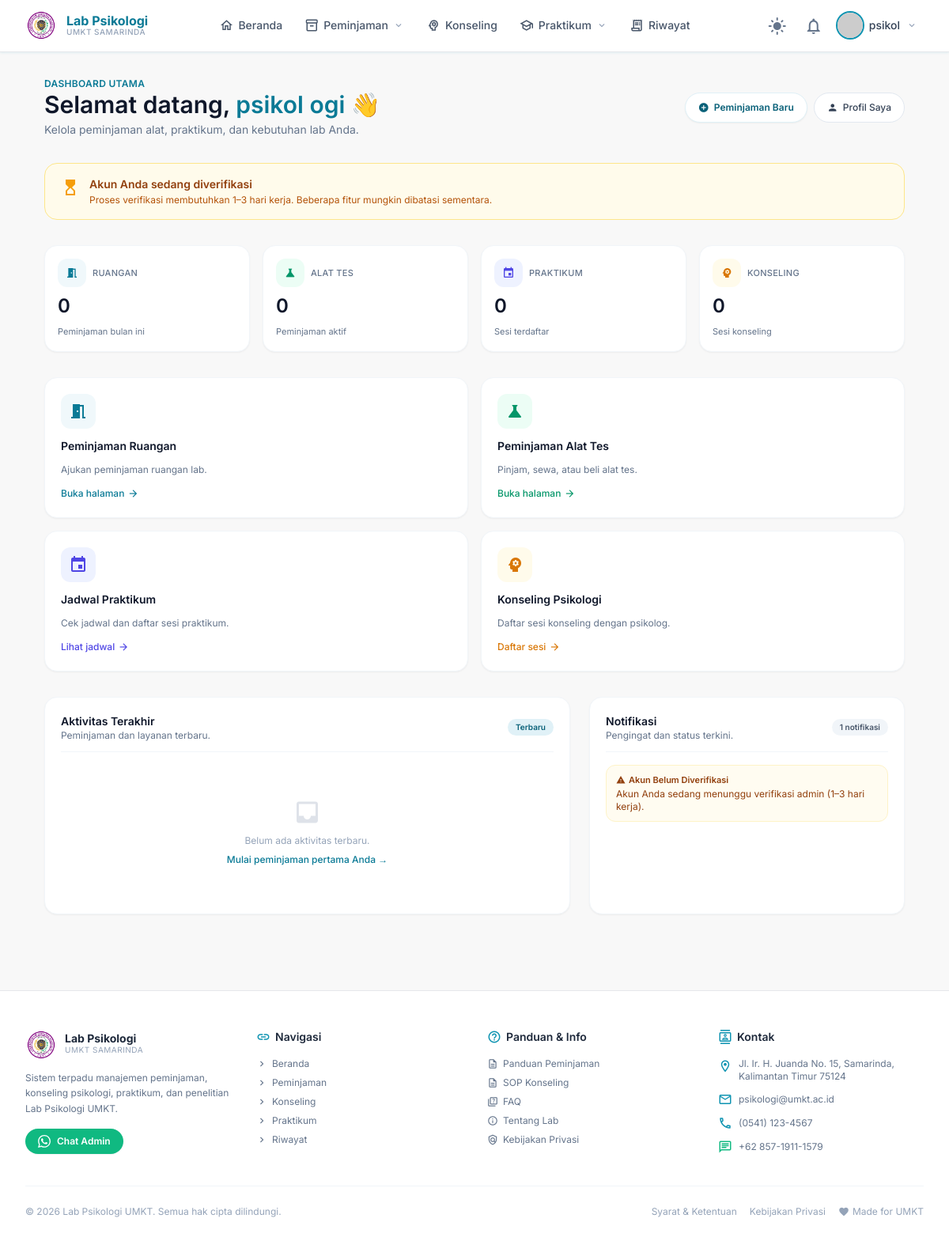
The app's page /dashboard/ (signed in), older data.
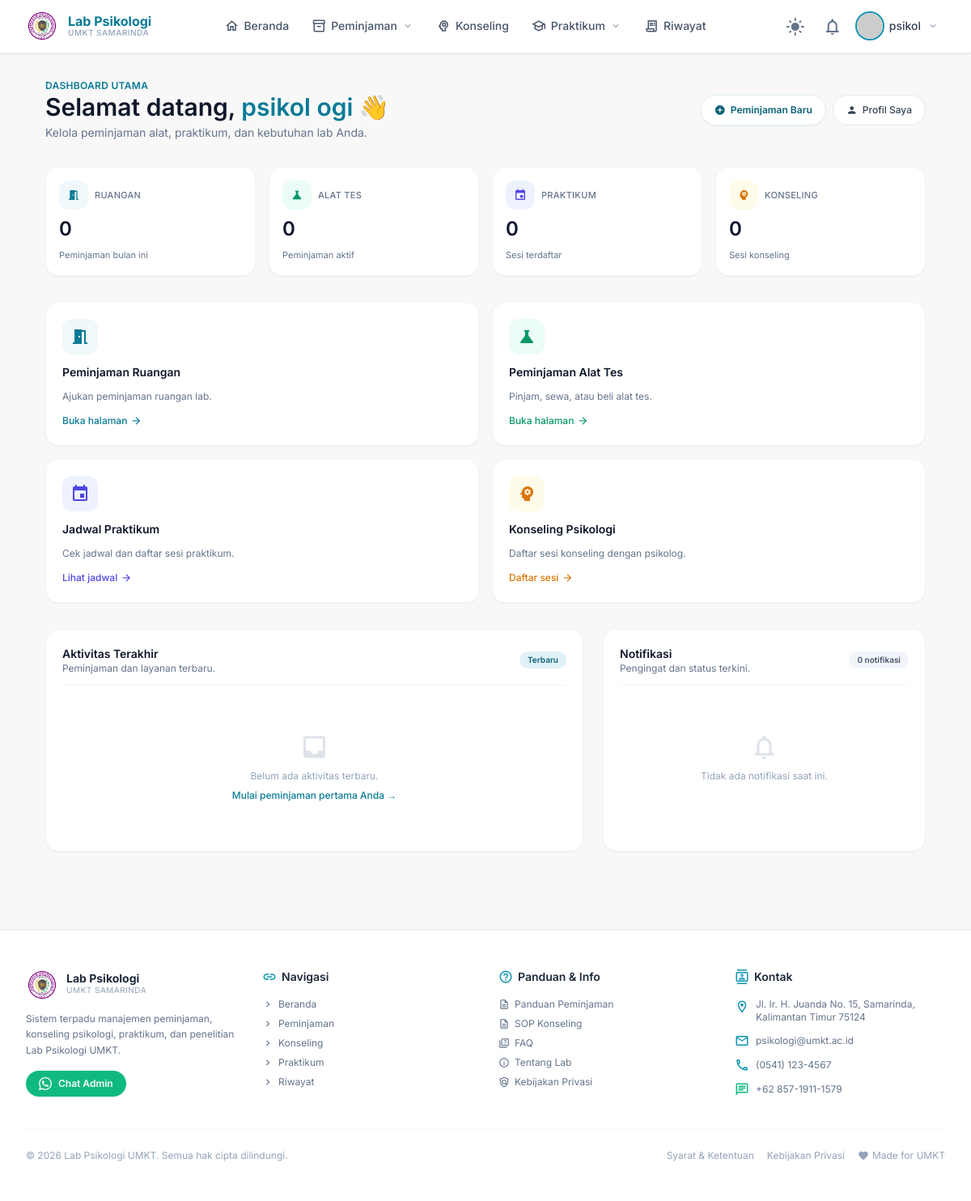
The same page, newer data.
### accounts/views.py (the view, shortened to what this page needs)
# urls.py: path('dashboard/',  DashboardPageView.as_view(),                      name='dashboard'),
class DashboardPageView(LoginRequiredMixin, View):
    login_url = '/login/'
    template_name = 'dashboard.html'
    def get(self, request):
        user = request.user
        is_umkt = user.user_type == 'umkt'
        stats = {
            'rooms_count':          user.room_bookings.filter(created_at__month=timezone.now().month).count() if hasattr(user, 'room_bookings') else 0,
            'tools_active':         user.tool_bookings.filter(status='approved').count() if hasattr(user, 'tool_bookings') else 0,
            'practicum_registered': user.practicum_registrations.count() if hasattr(user, 'practicum_registrations') else 0,
            'research_active':      user.research_requests.filter(status='active').count() if hasattr(user, 'research_requests') else 0,
        }
        activities = []
        if hasattr(user, 'room_bookings'):
            for b in user.room_bookings.order_by('-created_at')[:3]:
                activities.append({
                    'title':        f'Ruangan · {b.room.name}',
                    'subtitle':     b.created_at.strftime('%d %b %Y'),
                    'status':       b.status,
                    'status_label': b.get_status_display(),
                })
        activities = sorted(activities, key=lambda x: x['subtitle'], reverse=True)[:6]
        notifications = []
        if not user.is_verified:
            notifications.append({
                'type':    'warning',
                'title':   'Akun Belum Diverifikasi',
                'message': 'Akun Anda sedang menunggu verifikasi admin (1–3 hari kerja).',
            })
        if hasattr(user, 'room_bookings'):
            pending = user.room_bookings.filter(status='pending').count()
            if pending:
                notifications.append({
                    'type':    'info',
                    'title':   'Peminjaman Menunggu Persetujuan',
                    'message': f'{pending} peminjaman ruangan sedang diproses admin.',
                })
        return render(request, self.template_name, {
            'stats':         stats,
            'activities':    activities,
            'notifications': notifications,
            'is_umkt':       is_umkt,
        })

### accounts/models.py (called while the page is built)
    def get_full_name(self):
        return f"{self.first_name} {self.last_name}".strip() or self.username

    @property
    def is_umkt(self):
        return self.user_type == 'umkt'

### core/context_processors.py (called while the page is built)
def media_url(request):
    return {
        'MEDIA_URL': settings.MEDIA_URL,
    }

### templates/dashboard.html (shortened to what the changed rows need)
{% extends "base.html" %}
{% block content %}
<main class="max-w-6xl mx-auto px-4 sm:px-6 lg:px-8 py-8 space-y-8">
  <header class="flex flex-col gap-2 sm:flex-row sm:items-center sm:justify-between">
    <div>
      <h1 class="text-2xl sm:text-3xl font-semibold text-slate-900 dark:text-slate-100">
        Selamat datang,
        <span class="text-primary-600 dark:text-primary-400">
          {{ user.get_full_name|default:user.username }}
        </span> 👋
      </h1>
    </div>
  </header>
  {% if not user.is_verified %}
  <div class="rounded-2xl border border-amber-200 dark:border-amber-800
              bg-amber-50 dark:bg-amber-900/20 px-5 py-4 flex items-start gap-3">
    <span class="material-icons text-amber-500 mt-0.5">hourglass_top</span>
    <div>
      <p class="text-sm font-semibold text-amber-800 dark:text-amber-300">Akun Anda sedang diverifikasi</p>
      <p class="text-xs text-amber-700 dark:text-amber-400 mt-0.5">
        Proses verifikasi membutuhkan 1–3 hari kerja. Beberapa fitur mungkin dibatasi sementara.
      </p>
    </div>
  </div>
  {% endif %}
  <section class="grid gap-6 lg:grid-cols-[minmax(0,2fr)_minmax(0,1.2fr)]">
    <div class="rounded-2xl border border-slate-100 dark:border-slate-700
                bg-white dark:bg-slate-800 shadow-sm p-5 space-y-4">
      <div class="flex items-center justify-between border-b border-slate-100 dark:border-slate-700 pb-3">
        <div>
          <h2 class="text-sm font-semibold text-slate-900 dark:text-slate-100">Aktivitas Terakhir</h2>
        </div>
      </div>
    </div>
    <div class="rounded-2xl border border-slate-100 dark:border-slate-700
                bg-white dark:bg-slate-800 shadow-sm p-5 space-y-4">
      <div class="flex items-center justify-between border-b border-slate-100 dark:border-slate-700 pb-3">
        <div>
          <h2 class="text-sm font-semibold text-slate-900 dark:text-slate-100">Notifikasi</h2>
          <p class="text-xs text-slate-500 dark:text-slate-400">Pengingat dan status terkini.</p>
        </div>
        <span class="badge badge-gray text-[10px]">{{ notifications|length }} notifikasi</span>
      </div>
      {% if notifications %}
      <div class="space-y-2 text-xs">
        {% for notif in notifications %}
        <div class="rounded-xl border px-3 py-2.5
          {% if notif.type == 'warning' %}border-amber-100 dark:border-amber-800 bg-amber-50/70 dark:bg-amber-900/30 text-amber-800 dark:text-amber-300
          {% elif notif.type == 'info' %}border-blue-100 dark:border-blue-800 bg-blue-50/70 dark:bg-blue-900/30 text-blue-800 dark:text-blue-300
          {% elif notif.type == 'success' %}border-emerald-100 dark:border-emerald-800 bg-emerald-50/70 dark:bg-emerald-900/30 text-emerald-800 dark:text-emerald-300
          {% else %}border-slate-100 dark:border-slate-700 bg-slate-50/70 dark:bg-slate-900/50 text-slate-700 dark:text-slate-300{% endif %}">
          <p class="font-semibold text-[11px] mb-0.5 flex items-center gap-1">
            <span class="material-icons text-xs">
            </span>
            {{ notif.title }}
          </p>
          <p>{{ notif.message }}</p>
        </div>
        {% endfor %}
      </div>
      {% else %}
      <div class="py-10 text-center text-xs text-slate-400 dark:text-slate-500 flex flex-col items-center gap-2">
        <span class="material-icons text-4xl opacity-30">notifications_none</span>
        <p>Tidak ada notifikasi saat ini.</p>
      </div>
      {% endif %}
    </div>
  </section>
</main>
{% endblock %}

Row changes from the older to the newer data that the page shows:
changed User "psikol ogi": is_verified False → True (drawn)
Text that changed along with them:
{{ notifications|length }}: "1" → "0"
text no longer shown: "Akun Anda sedang diverifikasi Proses verifikasi membutuhkan 1–3 hari kerja. Beberapa fitur mungkin dibatasi sementara."
text now shown: "Tidak ada notifikasi saat ini."
list line gone: "Akun Belum Diverifikasi Akun Anda sedang menunggu verifikasi admin (1–3 hari kerja)."
